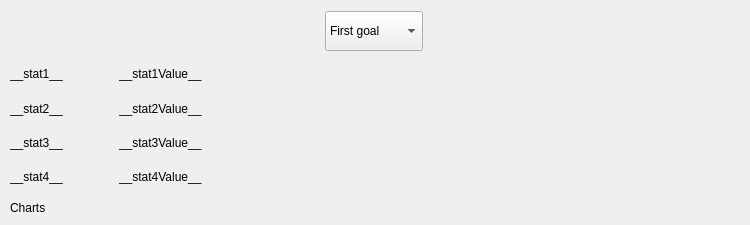
      <widget class="QWidget" name="tab_4">
       <attribute name="title">
        <string>Stats</string>
       </attribute>
       <widget class="QWidget" name="layoutWidget_9">
        <property name="geometry">
         <rect>
          <x>10</x>
          <y>10</y>
          <width>727</width>
          <height>42</height>
         </rect>
        </property>
        <layout class="QHBoxLayout" name="horizontalLayout_15">
         <item>
          <spacer name="horizontalSpacer_35">
           <property name="orientation">
            <enum>Qt::Horizontal</enum>
           </property>
           <property name="sizeType">
            <enum>QSizePolicy::MinimumExpanding</enum>
           </property>
           <property name="sizeHint" stdset="0">
            <size>
             <width>50</width>
             <height>20</height>
            </size>
           </property>
          </spacer>
         </item>
         <item>
          <widget class="QComboBox" name="goalTitle_ComboBox_3">
           <property name="minimumSize">
            <size>
             <width>0</width>
             <height>40</height>
            </size>
           </property>
           <item>
            <property name="text">
             <string>First goal</string>
            </property>
           </item>
           <item>
            <property name="text">
             <string>Second goal</string>
            </property>
           </item>
           <item>
            <property name="text">
             <string>Third goal</string>
            </property>
           </item>
          </widget>
         </item>
         <item>
          <spacer name="horizontalSpacer_36">
           <property name="orientation">
            <enum>Qt::Horizontal</enum>
           </property>
           <property name="sizeType">
            <enum>QSizePolicy::MinimumExpanding</enum>
           </property>
           <property name="sizeHint" stdset="0">
            <size>
             <width>50</width>
             <height>20</height>
            </size>
           </property>
          </spacer>
         </item>
        </layout>
       </widget>
       <widget class="QLabel" name="charts_label">
        <property name="geometry">
         <rect>
          <x>10</x>
          <y>200</y>
          <width>61</width>
          <height>16</height>
         </rect>
        </property>
        <property name="text">
         <string>Charts</string>
        </property>
       </widget>
       <widget class="QWidget" name="">
        <property name="geometry">
         <rect>
          <x>10</x>
          <y>60</y>
          <width>731</width>
          <height>131</height>
         </rect>
        </property>
        <layout class="QVBoxLayout" name="verticalLayout_10">
         <item>
          <layout class="QHBoxLayout" name="horizontalLayout_16">
           <item>
            <widget class="QLabel" name="stat1_label">
             <property name="text">
              <string>__stat1__</string>
             </property>
            </widget>
           </item>
           <item>
            <spacer name="horizontalSpacer_37">
             <property name="orientation">
              <enum>Qt::Horizontal</enum>
             </property>
             <property name="sizeType">
              <enum>QSizePolicy::Fixed</enum>
             </property>
             <property name="sizeHint" stdset="0">
              <size>
               <width>50</width>
               <height>20</height>
              </size>
             </property>
            </spacer>
           </item>
           <item>
            <widget class="QLabel" name="stat1Value_label">
             <property name="text">
              <string>__stat1Value__</string>
             </property>
            </widget>
           </item>
           <item>
            <spacer name="horizontalSpacer_41">
             <property name="orientation">
              <enum>Qt::Horizontal</enum>
             </property>
             <property name="sizeHint" stdset="0">
              <size>
               <width>40</width>
               <height>20</height>
              </size>
             </property>
            </spacer>
           </item>
          </layout>
         </item>
         <item>
          <layout class="QHBoxLayout" name="horizontalLayout_17">
           <item>
            <widget class="QLabel" name="stat2_label">
             <property name="text">
              <string>__stat2__</string>
             </property>
            </widget>
           </item>
           <item>
            <spacer name="horizontalSpacer_38">
             <property name="orientation">
              <enum>Qt::Horizontal</enum>
             </property>
             <property name="sizeType">
              <enum>QSizePolicy::Fixed</enum>
             </property>
             <property name="sizeHint" stdset="0">
              <size>
               <width>50</width>
               <height>20</height>
              </size>
             </property>
            </spacer>
           </item>
           <item>
            <widget class="QLabel" name="stat2Value_label">
             <property name="text">
              <string>__stat2Value__</string>
             </property>
            </widget>
           </item>
           <item>
            <spacer name="horizontalSpacer_44">
             <property name="orientation">
              <enum>Qt::Horizontal</enum>
             </property>
             <property name="sizeHint" stdset="0">
              <size>
               <width>40</width>
               <height>20</height>
              </size>
             </property>
            </spacer>
           </item>
          </layout>
         </item>
         <item>
          <layout class="QHBoxLayout" name="horizontalLayout_18">
           <item>
            <widget class="QLabel" name="stat3_label">
             <property name="text">
              <string>__stat3__</string>
             </property>
            </widget>
           </item>
           <item>
            <spacer name="horizontalSpacer_39">
             <property name="orientation">
              <enum>Qt::Horizontal</enum>
             </property>
             <property name="sizeType">
              <enum>QSizePolicy::Fixed</enum>
             </property>
             <property name="sizeHint" stdset="0">
              <size>
               <width>50</width>
               <height>20</height>
              </size>
             </property>
            </spacer>
           </item>
           <item>
            <widget class="QLabel" name="stat3Value_label">
             <property name="text">
              <string>__stat3Value__</string>
             </property>
            </widget>
           </item>
           <item>
            <spacer name="horizontalSpacer_42">
             <property name="orientation">
              <enum>Qt::Horizontal</enum>
             </property>
             <property name="sizeHint" stdset="0">
              <size>
               <width>40</width>
               <height>20</height>
              </size>
             </property>
            </spacer>
           </item>
          </layout>
         </item>
         <item>
          <layout class="QHBoxLayout" name="horizontalLayout_19">
           <item>
            <widget class="QLabel" name="stat4_label">
             <property name="text">
              <string>__stat4__</string>
             </property>
            </widget>
           </item>
           <item>
            <spacer name="horizontalSpacer_40">
             <property name="orientation">
              <enum>Qt::Horizontal</enum>
             </property>
             <property name="sizeType">
              <enum>QSizePolicy::Fixed</enum>
             </property>
             <property name="sizeHint" stdset="0">
              <size>
               <width>50</width>
               <height>20</height>
              </size>
             </property>
            </spacer>
           </item>
           <item>
            <widget class="QLabel" name="stat4Value_label">
             <property name="text">
              <string>__stat4Value__</string>
             </property>
            </widget>
           </item>
           <item>
            <spacer name="horizontalSpacer_43">
             <property name="orientation">
              <enum>Qt::Horizontal</enum>
             </property>
             <property name="sizeHint" stdset="0">
              <size>
               <width>40</width>
               <height>20</height>
              </size>
             </property>
            </spacer>
           </item>
          </layout>
         </item>
        </layout>
       </widget>
      </widget>
